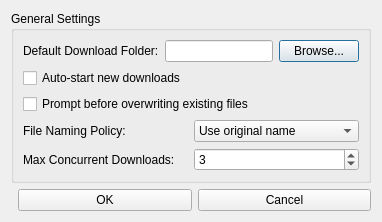
<?xml version="1.0" encoding="UTF-8"?>
<ui version="4.0">
 <class>PreferencesDialog</class>
 <widget class="QDialog" name="PreferencesDialog">
  <property name="windowTitle">
   <string>Preferences</string>
  </property>
  <layout class="QVBoxLayout" name="mainLayout">
   <item>
    <widget class="QGroupBox" name="generalGroupBox">
     <property name="title">
      <string>General Settings</string>
     </property>
     <layout class="QVBoxLayout" name="generalLayout">
      <item>
       <layout class="QHBoxLayout" name="downloadFolderLayout">
        <item>
         <widget class="QLabel" name="downloadFolderLabel">
          <property name="text">
           <string>Default Download Folder:</string>
          </property>
         </widget>
        </item>
        <item>
         <widget class="QLineEdit" name="downloadFolderLineEdit"/>
        </item>
        <item>
         <widget class="QPushButton" name="browseButton">
          <property name="text">
           <string>Browse...</string>
          </property>
         </widget>
        </item>
       </layout>
      </item>
      <item>
       <widget class="QCheckBox" name="autoStartCheckBox">
        <property name="text">
         <string>Auto-start new downloads</string>
        </property>
       </widget>
      </item>
      <item>
       <widget class="QCheckBox" name="promptOverwriteCheckBox">
        <property name="text">
         <string>Prompt before overwriting existing files</string>
        </property>
       </widget>
      </item>
      <item>
       <layout class="QHBoxLayout" name="namingPolicyLayout">
        <item>
         <widget class="QLabel" name="namingPolicyLabel">
          <property name="text">
           <string>File Naming Policy:</string>
          </property>
         </widget>
        </item>
        <item>
         <widget class="QComboBox" name="namingPolicyComboBox">
          <item>
           <property name="text">
            <string>Use original name</string>
           </property>
          </item>
          <item>
           <property name="text">
            <string>Append number if exists</string>
           </property>
          </item>
          <item>
           <property name="text">
            <string>Append timestamp</string>
           </property>
          </item>
         </widget>
        </item>
       </layout>
      </item>
      <item>
       <layout class="QHBoxLayout" name="maxDownloadsLayout">
        <item>
         <widget class="QLabel" name="maxDownloadsLabel">
          <property name="text">
           <string>Max Concurrent Downloads:</string>
          </property>
         </widget>
        </item>
        <item>
         <widget class="QSpinBox" name="maxDownloadsSpinBox">
          <property name="minimum">
           <number>1</number>
          </property>
          <property name="maximum">
           <number>10</number>
          </property>
          <property name="value">
           <number>3</number>
          </property>
         </widget>
        </item>
       </layout>
      </item>
     </layout>
    </widget>
   </item>
   <item>
    <layout class="QHBoxLayout" name="buttonLayout">
     <item>
      <spacer name="horizontalSpacer">
       <property name="orientation">
        <enum>Qt::Horizontal</enum>
       </property>
       <property name="sizeType">
        <enum>QSizePolicy::Expanding</enum>
       </property>
      </spacer>
     </item>
     <item>
      <widget class="QPushButton" name="okButton">
       <property name="text">
        <string>OK</string>
       </property>
      </widget>
     </item>
     <item>
      <widget class="QPushButton" name="cancelButton">
       <property name="text">
        <string>Cancel</string>
       </property>
      </widget>
     </item>
    </layout>
   </item>
  </layout>
 </widget>
 <resources/>
 <connections/>
</ui>
